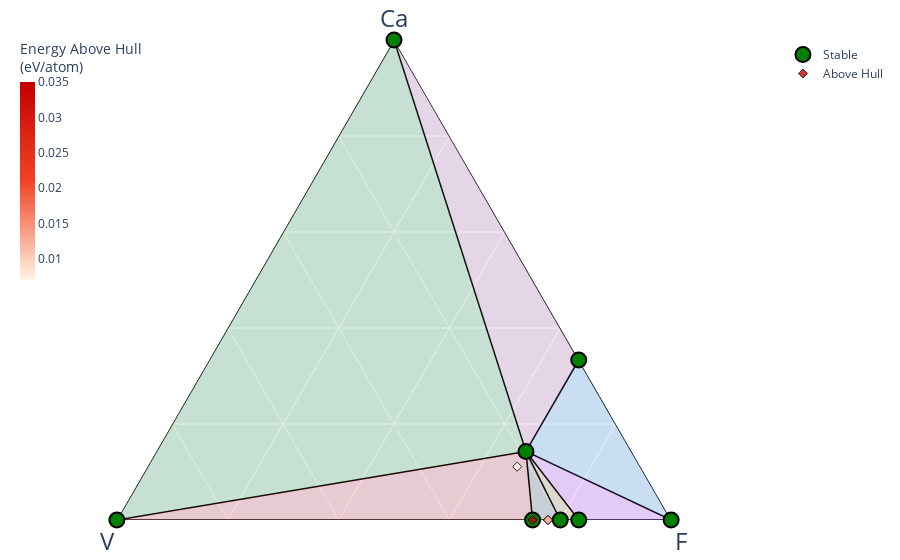

Notebook source saved alongside this figure:
### Code cell
from pymatgen.analysis.phase_diagram import Composition
entries =[PDEntry(k,v) for k,v in input_data.items()]

#include charged phase of peroveskite (VF3)
VF3_met=PDEntry(Composition("VF3"),-39.05147,name="VF3_c")
entries.append(VF3_met)

#include charged orthorhombic phase (V2F7), lower energy than the trigonal
V2F7_orth=PDEntry(Composition("V2F7"),-82.83143,name="V2F7_O")
entries.append(V2F7_orth)

phase_diagram_1 = PhaseDiagram(entries)
plotter_1 = PDPlotter(phase_diagram_1, show_unstable=True, markersize=20)
plotter_1.show() 
#plotter_1.write_image( stream = 'CaxV2F7', image_format = 'svg')
print(phase_diagram_1.stable_entries)

### Figure 1 — Plotly figure (JSON) as saved in the notebook; plotly's stock layout.template omitted (floating-point values rounded to 4 significant figures)
{"data": [{"a": [0, 0, null, 0, 0, null, 0, 0, null, 1.5, 0, null, 0, 1.5, null, 1, 0, null, 0, 1.5, null, 1.5, 0, null, 0, 1, null, 0, 1.5, null, 1, 1.5, null, 1, 1, null, 0, 0, null, 1.5, 1, null], "b": [1, 1, null, 1, 1, null, 1, 0, null, 2, 1, null, 1, 2, null, 0, 0, null, 1, 2, null, 2, 0, null, 1, 0, null, 1, 2, null, 0, 2, null, 0, 0, null, 1, 1, null, 2, 0, null], "c": [3, 4, null, 4, 5, null, 5, 2, null, 7, 0, null, 4, 7, null, 2, 2, null, 3, 7, null, 7, 2, null, 0, 0, null, 5, 7, null, 2, 7, null, 2, 0, null, 3, 0, null, 7, 0, null], "hoverinfo": "none", "line": {"color": "black", "width": 1.5}, "mode": "lines", "showlegend": false, "type": "scatterternary"}, {"a": [1.5, 1, 0], "b": [2, 0, 0], "c": [7, 2, 2], "fill": "toself", "fillcolor": "#2E91E5", "hovertemplate": "<extra></extra>", "line": {"width": 0}, "mode": "lines", "name": "Ca<sub>1.5</sub>V<sub>2</sub>F<sub>7</sub>—CaF<sub>2</sub>—F<sub>2</sub>", "opacity": 0.15, "showlegend": false, "type": "scatterternary"}, {"a": [1, 1.5, 1], "b": [0, 2, 0], "c": [0, 7, 2], "fill": "toself", "fillcolor": "#E15F99", "hovertemplate": "<extra></extra>", "line": {"width": 0}, "mode": "lines", "name": "Ca—Ca<sub>1.5</sub>V<sub>2</sub>F<sub>7</sub>—CaF<sub>2</sub>", "opacity": 0.15, "showlegend": false, "type": "scatterternary"}, {"a": [1, 1.5, 0], "b": [0, 2, 1], "c": [0, 7, 0], "fill": "toself", "fillcolor": "#1CA71C", "hovertemplate": "<extra></extra>", "line": {"width": 0}, "mode": "lines", "name": "Ca—Ca<sub>1.5</sub>V<sub>2</sub>F<sub>7</sub>—V", "opacity": 0.15, "showlegend": false, "type": "scatterternary"}, {"a": [1.5, 0, 0], "b": [2, 1, 1], "c": [7, 0, 3], "fill": "toself", "fillcolor": "#FB0D0D", "hovertemplate": "<extra></extra>", "line": {"width": 0}, "mode": "lines", "name": "Ca<sub>1.5</sub>V<sub>2</sub>F<sub>7</sub>—V—VF<sub>3</sub>", "opacity": 0.15, "showlegend": false, "type": "scatterternary"}, {"a": [1.5, 0, 0], "b": [2, 0, 1], "c": [7, 2, 5], "fill": "toself", "fillcolor": "#DA16FF", "hovertemplate": "<extra></extra>", "line": {"width": 0}, "mode": "lines", "name": "Ca<sub>1.5</sub>V<sub>2</sub>F<sub>7</sub>—F<sub>2</sub>—VF<sub>5</sub>", "opacity": 0.15, "showlegend": false, "type": "scatterternary"}, {"a": [1.5, 0, 0], "b": [2, 1, 1], "c": [7, 3, 4], "fill": "toself", "fillcolor": "#222A2A", "hovertemplate": "<extra></extra>", "line": {"width": 0}, "mode": "lines", "name": "Ca<sub>1.5</sub>V<sub>2</sub>F<sub>7</sub>—VF<sub>3</sub>—VF<sub>4</sub>", "opacity": 0.15, "showlegend": false, "type": "scatterternary"}, {"a": [1.5, 0, 0], "b": [2, 1, 1], "c": [7, 4, 5], "fill": "toself", "fillcolor": "#B68100", "hovertemplate": "<extra></extra>", "line": {"width": 0}, "mode": "lines", "name": "Ca<sub>1.5</sub>V<sub>2</sub>F<sub>7</sub>—VF<sub>4</sub>—VF<sub>5</sub>", "opacity": 0.15, "showlegend": false, "type": "scatterternary"}, {"a": [0, 0, 0, 0, 1.5, 0, 1, 1], "b": [1, 1, 1, 0, 2, 1, 0, 0], "c": [3, 4, 5, 2, 7, 0, 2, 0], "cliponaxis": false, "hoverinfo": "text", "hoverlabel": {"font": {"size": 14}}, "hovertext": ["VF<sub>3</sub> (no ID) <br> -2.853 eV/atom (Stable)", "VF<sub>4</sub> (no ID) <br> -2.501 eV/atom (Stable)", "VF<sub>5</sub> (no ID) <br> -2.217 eV/atom (Stable)", "F<sub>2</sub> (no ID) <br> 0.0 eV/atom (Stable)", "Ca<sub>1.5</sub>V<sub>2</sub>F<sub>7</sub> (no ID) <br> -3.294 eV/atom (Stable)", "V (no ID) <br> 0.0 eV/atom (Stable)", "CaF<sub>2</sub> (no ID) <br> -0.253 eV/atom (Stable)", "Ca (no ID) <br> 0.0 eV/atom (Stable)"], "marker": {"color": "green", "line": {"color": "black", "width": 2}, "size": 15, "symbol": "circle"}, "mode": "markers", "name": "Stable", "showlegend": true, "type": "scatterternary"}, {"a": [0, 0, 0, 0.5], "b": [1, 2, 2, 1], "c": [3, 7, 7, 3], "cliponaxis": false, "hoverinfo": "text", "hoverlabel": {"font": {"size": 14}}, "hovertext": ["VF<sub>3</sub> (no ID) <br> -2.818 eV/atom (+0.035 eV/atom)", "V<sub>2</sub>F<sub>7</sub> (no ID) <br> -2.639 eV/atom (+0.018 eV/atom)", "V<sub>2</sub>F<sub>7</sub> (no ID) <br> -2.647 eV/atom (+0.011 eV/atom)", "Ca<sub>0.5</sub>V<sub>1</sub>F<sub>3</sub> (no ID) <br> -3.118 eV/atom (+0.007 eV/atom)"], "marker": {"color": [0.035, 0.018, 0.011, 0.007], "colorbar": {"len": 0.5, "thickness": 0.02, "thicknessmode": "fraction", "title": {"text": "Energy Above Hull<br>(eV/atom)"}, "x": 0, "xpad": 0, "y": 1, "yanchor": "top", "ypad": 0}, "colorscale": [[0, "#fff5e3"], [0.5, "#f24324"], [1, "#c40000"]], "line": {"color": "black", "width": 1}, "opacity": 0.8, "size": 7, "symbol": "diamond"}, "mode": "markers", "name": "Above Hull", "showlegend": true, "type": "scatterternary"}], "layout": {"autosize": true, "coloraxis": {"colorbar": {"x": 1, "y": 0.05, "yanchor": "top"}}, "margin": {"b": 40, "l": 20, "r": 20, "t": 40}, "paper_bgcolor": "rgba(0,0,0,0)", "plot_bgcolor": "rgba(0,0,0,0)", "showlegend": true, "ternary": {"aaxis": {"layer": "below traces", "showgrid": true, "showticklabels": true, "tickfont": {"color": "rgba(0,0,0,0)", "size": 7}, "title": {"font": {"size": 24}, "text": "Ca"}}, "baxis": {"layer": "below traces", "min": 0, "showgrid": true, "showticklabels": true, "tickfont": {"color": "rgba(0,0,0,0)", "size": 7}, "title": {"font": {"size": 24}, "text": "V"}}, "caxis": {"layer": "below traces", "min": 0, "showgrid": true, "showticklabels": true, "tickfont": {"color": "rgba(0,0,0,0)", "size": 7}, "title": {"font": {"size": 24}, "text": "F"}}, "sum": 1}}}
